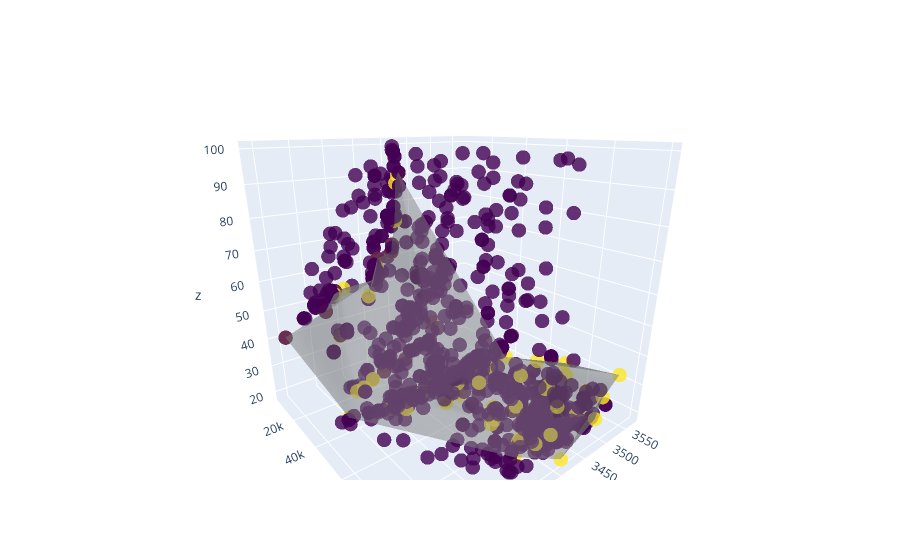

Notebook code for this chart:
### Code cell
import plotly.graph_objects as go
import numpy as np

x = df['cost']
y = df['throughput']
z = df['throughput_time']
is_efficient = df['is_efficient'].astype(int)

data = [go.Scatter3d(x=x, y=y, z=z,
                                   mode='markers', marker=dict(
        size=5,
        color=is_efficient,                # set color to an array/list of desired values
        colorscale='Viridis',   # choose a colorscale
        opacity=0.8
    ))]

df_efficient = df.loc[df['is_efficient']]

x2 = df_efficient['cost']
y2 = df_efficient['throughput']
z2 = df_efficient['throughput_time']

data.append(go.Mesh3d(x=x2, y=y2, z=z2, color='grey', opacity=0.5))
fig = go.Figure(data=data)
fig.show()

### Figure 1 — Plotly figure (JSON) as saved in the notebook; plotly's stock layout.template omitted (floating-point values rounded to 4 significant figures; data arrays with more than 128 entries replaced by an {"elided": "..."} marker saying what was removed)
{"data": [{"marker": {"color": {"elided": "914 int values"}, "colorscale": [[0, "#440154"], [0.1111, "#482878"], [0.2222, "#3e4989"], [0.3333, "#31688e"], [0.4444, "#26828e"], [0.5556, "#1f9e89"], [0.6667, "#35b779"], [0.7778, "#6ece58"], [0.8889, "#b5de2b"], [1, "#fde725"]], "opacity": 0.8, "size": 5}, "mode": "markers", "type": "scatter3d", "x": {"elided": "914 int values"}, "y": {"elided": "914 int values"}, "z": {"elided": "914 float values"}}, {"color": "grey", "opacity": 0.5, "type": "mesh3d", "x": [80000, 90000, 90000, 95000, 75000, 85000, 85000, 95000, 90000, 90000, 85000, 40000, 85000, 50000, 55000, 55000, 50000, 70000, 55000, 100000, 75000, 50000, 75000, 75000, 75000, 75000, 75000, 45000, 85000, 45000, 95000, 45000, 45000, 90000, 65000, 65000, 45000, 45000, 45000, 90000, 40000, 40000, 40000, 40000, 40000, 40000, 10000, 55000, 50000, 10000, 10000, 25000, 5000, 50000, 5000, 25000, 5000, 5000, 25000, 5000, 5000, 25000, 5000, 5000, 10000, 5000, 5000], "y": [3520, 3517, 3368, 3569, 3543, 3397, 3470, 3530, 3497, 3508, 3400, 3235, 3477, 3471, 3393, 3365, 3403, 3405, 3366, 3413, 3504, 3512, 3425, 3383, 3498, 3433, 3390, 3392, 3478, 3452, 3517, 3386, 3372, 3409, 3523, 3485, 3351, 3291, 3395, 3441, 3334, 3385, 3296, 3277, 3251, 3262, 3199, 3432, 3404, 3299, 3283, 3311, 3413, 3307, 3417, 3260, 3421, 3375, 3247, 3366, 3403, 3271, 3424, 3373, 3266, 3370, 3405], "z": [29.46, 27.96, 19.46, 31.44, 30.4, 19.2, 19.57, 26.72, 21.03, 21.1, 19.85, 22.01, 19.82, 24.96, 22.72, 22.11, 23.01, 23.59, 22.7, 19.19, 24.87, 26.12, 22.5, 21.73, 24.24, 23.4, 22.63, 24.4, 23.56, 24.97, 19.89, 24.28, 24.21, 19.52, 29.18, 26.35, 23.17, 22.24, 24.22, 19.37, 34.91, 44.68, 33.34, 32.11, 30.02, 30.38, 41.99, 23.99, 24.09, 53.84, 52.57, 54.21, 73.45, 22.9, 86.85, 43.28, 89.59, 60.53, 38.67, 52.74, 61.99, 43.87, 90.38, 57.33, 47.2, 56.81, 64.75]}], "layout": {"autosize": true, "scene": {"aspectmode": "auto", "aspectratio": {"x": 1, "y": 1, "z": 1}, "camera": {"center": {"x": 0, "y": 0, "z": 0}, "eye": {"x": 1.184, "y": -0.9646, "z": 0.5569}, "projection": {"type": "perspective"}, "up": {"x": 0.04545, "y": -0.03597, "z": 0.9983}}}}}
